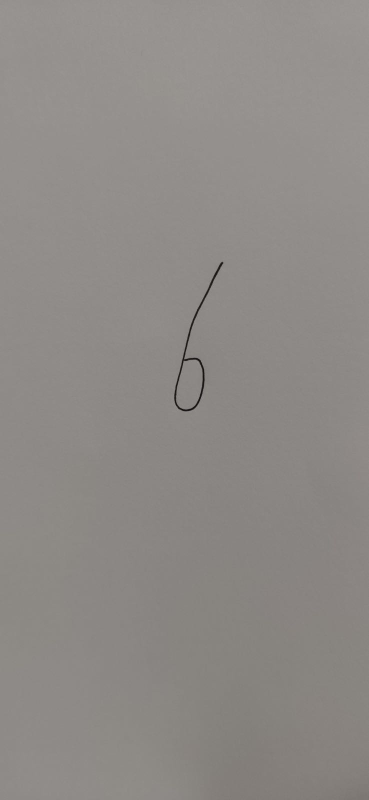
#> input picture server/getImage/image.jpg, 738 x 1600 px (shown at 1/2 size)
$ python -i pretreatment.py   (imports and definitions only)
#> lines starting #> are read from the running program, lines starting #| are printed output that depends on the picture; after the words box and inside, x2 and y2 are one past the last pixel; in counts of white or black regions, pixels touching at a corner belong together
import cv2
import numpy as np

def image_preprocessing():

	# 读取图片
	img = cv2.imread("getImage/image.jpg")
#> img is the input picture: shape (1600, 738, 3); mean B, G, R 134.7, 138.1, 142

	# =====================图像处理======================== #

	# 转换成灰度图像
	gray_img = cv2.cvtColor(img , cv2.COLOR_BGR2GRAY)

	# 进行高斯滤波
	gauss_img = cv2.GaussianBlur(gray_img, (5,5), 0, 0, cv2.BORDER_DEFAULT)

	# 边缘检测
	img_edge1 = cv2.Canny(gauss_img, 100, 200)
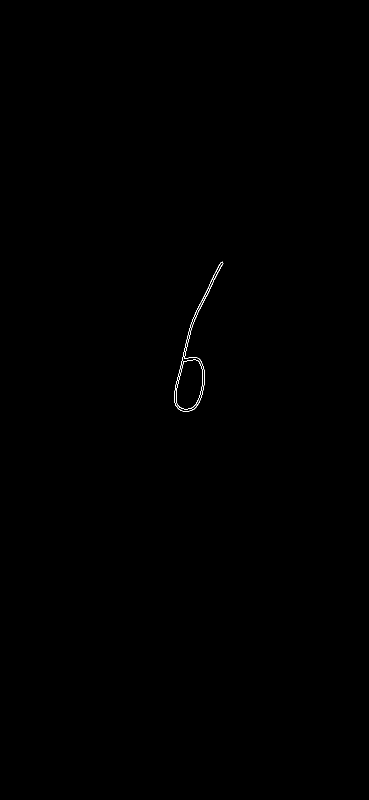
#> img_edge1: shape (1600, 738) (shown at 1/2 size); 0.09% white in thin lines or dots, all inside (x1, y1, x2, y2) = (348, 523, 447, 823)

	# =====================图像分割======================== #

	# 获取原始图像的宽和高
	high = img.shape[0]
#> high = 1600
	width = img.shape[1]
#> width = 738

	# 分别初始化高和宽的和
	add_width = np.zeros(high, dtype = int)
#> add_width = 1600 values from 0 to 0
	add_high = np.zeros(width, dtype = int)
#> add_high = 738 values from 0 to 0

	# 计算每一行的灰度图的值的和
	for h in range(high):
		for w in range(width):
			add_width[h] = add_width[h] + img_edge1[h][w]
#> after the loop, add_width = 1600 values, max 4080 at index 715, min 0 at index 0, mean 165.9

	# 计算每一列的值的和
	for w in range(width):
		for h in range(high):
			add_high[w] = add_high[w] + img_edge1[h][w]
#> after the loop, add_high = 738 values, max 8670 at index 408, min 0 at index 0, mean 359.7

	# 初始化上下边界为宽度总值最大的值的索引
	acount_high_up = np.argmax(add_width)
#> acount_high_up = 715
	acount_high_down = np.argmax(add_width)
#> acount_high_down = 715

	# 将上边界坐标值上移，直到没有遇到白色点停止，此为数字的上边界
	while add_width[acount_high_up] != 0:
		acount_high_up = acount_high_up + 1
#> this loop made 108 passes
#> after the loop, acount_high_up = 823

	# 将下边界坐标值下移，直到没有遇到白色点停止，此为数字的下边界
	while add_width[acount_high_down] != 0:
		acount_high_down = acount_high_down - 1
#> this loop made 193 passes
#> acount_high_down on passes 1 to 3: 714, 713, 712
#> after the loop, acount_high_down = 522

	# 初始化左右边界为宽度总值最大的值的索引
	acount_width_left = np.argmax(add_high)
#> acount_width_left = 408
	acount_width_right = np.argmax(add_high)
#> acount_width_right = 408

	# 将左边界坐标值左移，直到没有遇到白色点停止，此为数字的左边界
	while add_high[acount_width_left] != 0:
		acount_width_left = acount_width_left - 1
#> this loop made 61 passes
#> acount_width_left on passes 1 to 12: 407, 406, 405, 404, 403, 402, 401, 400, 399, 398, 397, 396
#> after the loop, acount_width_left = 347

	# 将右边界坐标值右移，直到没有遇到白色点停止，此为数字的右边界
	while add_high[acount_width_right] != 0:
		acount_width_right = acount_width_right + 1
#> this loop made 39 passes
#> after the loop, acount_width_right = 447

	# 求出宽和高的间距
	width_spacing = acount_width_right - acount_width_left
#> width_spacing = 100
	high_spacing = acount_high_up - acount_high_down
#> high_spacing = 301

	# 求出宽和高的间距差
	poor = width_spacing - high_spacing
#> poor = -201

	# 将数字进行正方形分割，目的是方便之后进行图像压缩
	if poor > 0:
		tailor_image = img[acount_high_down - poor \
		// 2 - 5:acount_high_up + poor - poor \
		// 2 + 5, acount_width_left - 5:acount_width_right + 5]
	else:
		tailor_image = img[acount_high_down - 5:acount_high_up + 5, \
		acount_width_left + poor // \
		2 - 5:acount_width_right - poor + poor // 2 + 5]
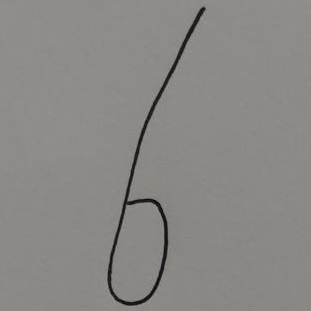
#> tailor_image: shape (311, 311, 3); mean B, G, R 132.4, 135.4, 139.4

	# ======================小图处理======================= #

	# 将裁剪后的图片进行灰度化
	gray_img = cv2.cvtColor(tailor_image , cv2.COLOR_BGR2GRAY)
#> gray_img: shape (311, 311)

	# 高斯去噪
	gauss_img = cv2.GaussianBlur(gray_img, (5,5), 0, 0, cv2.BORDER_DEFAULT)
#> gauss_img: shape (311, 311)

	# 将图像形状调整到28*28大小
	zoom_image = cv2.resize(gauss_img, (28, 28))
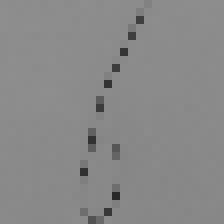
#> zoom_image: shape (28, 28) (shown 8 times larger); min 40, max 142, mean 136.6

	# 获取图像的高和宽
	high = zoom_image.shape[0]
#> high = 28
	wide = zoom_image.shape[1]
#> wide = 28

	# 将图像每个点的灰度值进行阈值比较
	for h in range(high):
		for w in range(wide):

			# 若灰度值大于100，则判断为背景并赋值0，否则将深灰度值变白处理
			if zoom_image[h][w] > 100:
				zoom_image[h][w] = 0
			else:
				zoom_image[h][w] = 255 - zoom_image[h][w]
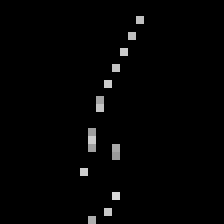
#> zoom_image: shape (28, 28) (shown 8 times larger); min 0, max 215, mean 3.8

	return zoom_image

>>> result = image_preprocessing()
